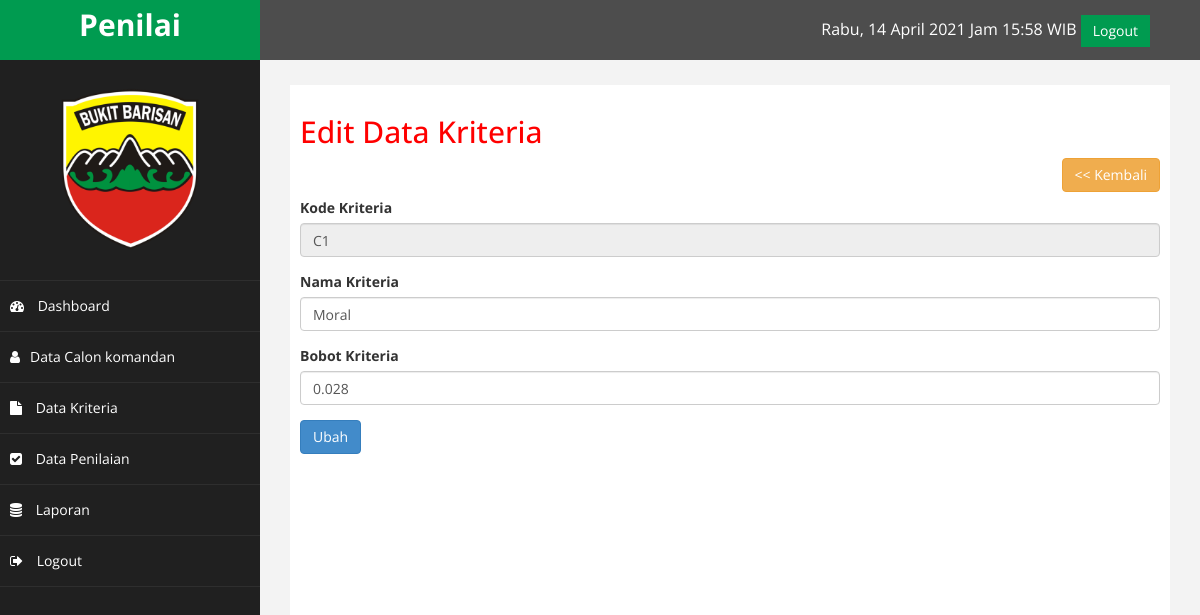
Page /admin/index.php?halaman=kriteriaubah&id=1 (signed in) on the committed database.
### tables this page shows
CREATE TABLE `kriteria` (
  `id_kriteria` int(11) NOT NULL,
  `kode_kriteria` varchar(12) NOT NULL,
  `nama_kriteria` varchar(100) NOT NULL,
  `bobot` double NOT NULL
);

### admin/kriteriaubah.php (the view, shortened to what this page needs)
<h2>Edit Data Kriteria</h2>
<a href="index.php?halaman=kriteria" class=" btn btn-warning  pull-right">
    << Kembali </a>
        <br>
        <br>
        <?php
$ambil = $koneksi->query("SELECT * FROM kriteria WHERE id_kriteria='$_GET[id]'");
$pecah = $ambil->fetch_assoc();
?>
        <form method="post" enctype="multipart/form-data">
            <div class="form-group">
                <label>Kode Kriteria</label>
                <input type="text" class="form-control" name="kode" value="<?php echo $pecah['kode_kriteria'];?>"
                    readonly>
            </div>
            <div class="form-group">
                <label>Nama Kriteria</label>
                <input type="text" class="form-control" name="nama" value="<?php echo $pecah['nama_kriteria'];?>">
            </div>
            <div class="form-group">
                <label>Bobot Kriteria</label>
                <input type="double" class="form-control" name="bobot" value="<?php echo $pecah['bobot'];?>">
            </div>
            <button class="btn btn-primary" name="ubah">Ubah</button>
        </form>

### admin/assets/css/custom.css (style rules this page uses)
body { font-family: 'Open Sans', sans-serif; }
h2 { color: #f00; }

### rows in the picture
kriteria: kode "C1", nama "Moral", bobot "0.028"
